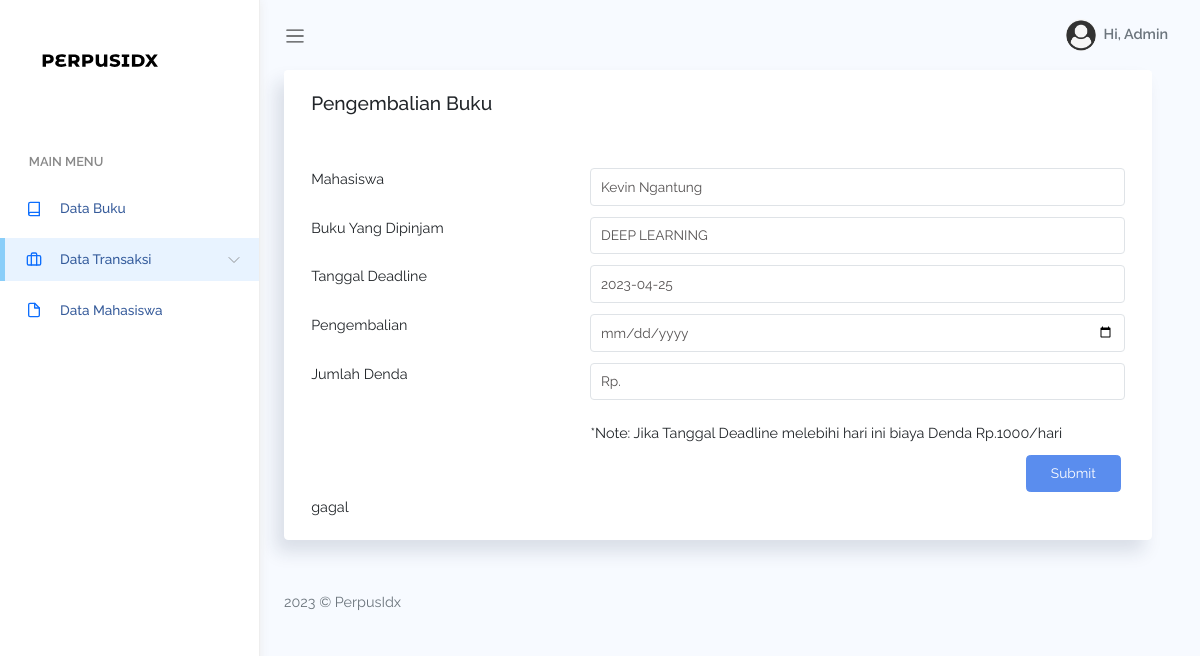
/admin/inputkembali.php?id=43, run on the app's committed database.
### tables this page shows
CREATE TABLE `peminjaman` (
  `id_peminjam` int(11) NOT NULL,
  `id_mhs` varchar(11) NOT NULL,
  `id_buku` varchar(11) DEFAULT NULL,
  `NIM` varchar(50) DEFAULT NULL,
  `tgl_pinjam` date DEFAULT NULL,
  `deadline` date DEFAULT NULL,
  `tgl_kembali` date DEFAULT NULL,
  `denda` varchar(100) DEFAULT NULL,
  `statuspjm` varchar(30) DEFAULT NULL
);

CREATE TABLE `mahasiswa` (
  `id_mhs` int(11) NOT NULL,
  `NIM` varchar(50) NOT NULL,
  `nama` varchar(50) NOT NULL,
  `prodi` varchar(50) NOT NULL,
  `jk` varchar(30) NOT NULL,
  `username` varchar(50) NOT NULL,
  `password` varchar(50) NOT NULL,
  `alamat` longtext NOT NULL,
  `statusmhs` varchar(50) DEFAULT NULL
);

CREATE TABLE `buku` (
  `id_buku` int(11) NOT NULL,
  `foto` text NOT NULL,
  `judulBuku` varchar(100) NOT NULL,
  `deskripsi` longtext NOT NULL,
  `pengarang` varchar(50) NOT NULL,
  `penerbit` varchar(50) NOT NULL,
  `tahunterbit` year(4) NOT NULL,
  `status` varchar(50) DEFAULT NULL
);

### admin/inputkembali.php (the view, shortened to what this page needs)
<?php
    include("config.php");
    $id = $_GET['id'];
?>
<!DOCTYPE html>
<html lang="en">
<head>
    <link href="https://cdn.jsdelivr.net/npm/bootstrap@5.3.0-alpha3/dist/css/bootstrap.min.css" rel="stylesheet">
    <link rel="stylesheet" href="assets/css/bootstrap.css">
    <link rel="stylesheet" href="assets/vendors/chartjs/Chart.min.css">
    <link rel="stylesheet" href="assets/vendors/perfect-scrollbar/perfect-scrollbar.css">
    <link rel="stylesheet" href="assets/css/app.css">
</head>
<body>
<div id="app">
        <div id="sidebar" class='active'>
            <div class="sidebar-wrapper active">
                <div class="sidebar-header">
                    <img src="assets/images/logo.svg" alt="" srcset="">
                </div>
                <div class="sidebar-menu">
                    <ul class="menu">
                        <li class='sidebar-title'>Main Menu</li>
                        <li class="sidebar-item">
                            <a href="home.php" class='sidebar-link'>
                                <i data-feather="book" width="20"></i>
                                <span>Data Buku</span>
                            </a>
                        </li>
                <li class="sidebar-item  has-sub active">
                    <a href="#" class='sidebar-link '>
                        <i data-feather="briefcase" width="20"></i>
                        <span>Data Transaksi</span>
                    </a>
                </li>
                        <li class="sidebar-item ">
                            <a href="table-datatable.php" class='sidebar-link'>
                                <i data-feather="file" width="20"></i>
                                <span>Data Mahasiswa</span>
                            </a>
                        </li>
                    </div>
                </div>
            </div>
            <div id="main">
                <nav class="navbar navbar-header navbar-expand navbar-light">
                    <a class="sidebar-toggler" href="#"><span
                            class="navbar-toggler-icon"></span></a>
                    <div class="collapse navbar-collapse"
                        id="navbarSupportedContent">
                        <ul class="navbar-nav d-flex align-items-center navbar-light
                            ms-auto">
                            <li class="dropdown">
                                <a href="#" data-bs-toggle="dropdown"
                                    class="nav-link dropdown-toggle nav-link-lg
                                    nav-link-user">
                                    <div class="avatar me-1">
                                        <img src="assets/images/avatar/avatar.png"
                                            alt="" srcset="">
                                    </div>
                                    <div class="d-none d-md-block
                                        d-lg-inline-block">Hi, Admin</div>
                                </a>
                            </li>
                        </ul>
                    </div>
                </nav>
    <section id="multiple-column-form">
        <div class="row match-height container" >
            <div class="col-12">
            <div class="card">
                <div class="card-header">
                <h4 class="card-title">Pengembalian Buku</h4>
                </div>
                <div class="card-content">
                <div class="card-body">
                    <form class="form form-horizontal" action="" method="POST">
                    <div class="form-body">
                        <div class="row">
                        <div class="col-md-4">
                            <label >Mahasiswa</label>
                        </div>
                        <div class="col-md-8 form-group">
                            <?php
                            $mhs = $conn->query("SELECT * from peminjaman, mahasiswa WHERE peminjaman.id_mhs = mahasiswa.id_mhs AND peminjaman.id_peminjam = '$id'") or die(mysqli_error($conn));
                            while ($r_mhs = mysqli_fetch_array($mhs)){?>
                                <input type="text" class='form-control' value="<?= $r_mhs['nama'] ?>" name="">
                            <?php
                            }
                            ?>
                        </div>
                        <div class="col-md-4">
                            <label >Buku Yang Dipinjam</label>
                        </div>
                        <div class="col-md-8 form-group">
                            <?php
                            $book = $conn->query("SELECT * from peminjaman, buku WHERE peminjaman.id_buku = buku.id_buku AND peminjaman.id_peminjam = '$id'") or die(mysqli_error($conn));
                            while ($r_bku = mysqli_fetch_array($book)){?>
                                <input type="text" class='form-control' value="<?= $r_bku['judulBuku'] ?>" name="">
                            <?php
                            }
                            ?>
                        </div>
                        <div class="col-md-4">
                            <label >Tanggal Deadline</label>
                        </div>
                        <div class="col-md-8 form-group">
                            <?php
                            $pinjam = $conn->query("SELECT * from peminjaman WHERE peminjaman.id_peminjam = '$id'") or die(mysqli_error($conn));
                            while ($r_pjm = mysqli_fetch_array($pinjam)){?>
                                <input type="text" class='form-control' value="<?= $r_pjm['deadline'] ?>" name="">
                            <?php
                            }
                            ?>
                        </div>
                        <div class="col-md-4">
                            <label>Pengembalian</label>
                        </div>
                        <div class="col-md-8 form-group">
                            <input type="date" id="prodi" class="form-control" name="tgl_kembali" placeholder="Program Studi" value="">
                        </div>
                        <div class="col-md-4">
                            <label>Jumlah Denda</label>
                        </div>
                        <div class="col-md-8 form-group">
                            <?php
                            $pinjam = $conn->query("SELECT * from peminjaman WHERE peminjaman.id_peminjam = '$id'") or die(mysqli_error($conn));
                            while ($r_pjm = mysqli_fetch_array($pinjam)){?>
                                <input type="text" class='form-control' value="Rp. <?= $r_pjm['denda'] ?>" name="">
                            <?php
                            }
                            ?><br> *Note: Jika Tanggal Deadline melebihi hari ini biaya Denda Rp.1000/hari
                        </div>
                        <div class="col-sm-12 d-flex justify-content-end">
                            <button type='submit' name='kembali' class='btn btn-primary me-1 mb-1' onclick="confirm('Apakah Sudah membayar denda? jika sudah Silahkan tekan OK!')">Submit</button>
                        </div>
                        </div>
                    </div>
                    </form>
                    <?php
                    include "config.php";
                    if(isset($_POST['kembali'])){
                        $tgl_kembali= $_POST['tgl_kembali'];
                        $status_mhs= "Tidak Meminjam";
                        $status_buku= "Tersedia";
                        $status_pjm= "Dikembalikan";
                        $pinjam = mysqli_query($conn, "SELECT * FROM peminjaman WHERE id_peminjam= '$id'");
                        $r_pjm = mysqli_fetch_array($pinjam);
                        $id_mhs = $r_pjm['id_mhs'];
                        $id_pjm = $r_pjm['id_peminjam'];
                        $id_buku=$r_pjm['id_buku'];
                        mysqli_query($conn, "UPDATE peminjaman SET tgl_kembali='$tgl_kembali' WHERE id_peminjam='$id'");
                        mysqli_query($conn, "UPDATE mahasiswa SET statusmhs='$status_mhs' WHERE id_mhs='$id_mhs'");
                        mysqli_query($conn, "UPDATE buku SET status='$status_buku' WHERE id_buku='$id_buku'");
                        mysqli_query($conn, "UPDATE peminjaman SET statuspjm='$status_pjm' WHERE id_peminjam='$id_pjm'");
                        echo '<script>alert("your data has been changed successfully", window.location = "datapinjam.php")</script>';
                    }
                    else{
                        echo 'gagal' .mysqli_error($conn);
                    }
                    ?>
                </div>
                </div>
            </div>
            </div>
        </div>
        <footer>
                <div class="footer clearfix mb-0 text-muted">
                    <div class="float-start">
                        <p>2023 &copy; PerpusIdx</p>
                    </div>
                </div>
            </footer>
    </section>
</body>
</html>

### admin/assets/css/app.css (style rules this page uses)
* { font-family:Raleway }
#app { position:relative }
#main { margin-left:260px;background-color:#f7faff;min-height:100vh;transition:margin-left .6s ease-out }
a { text-decoration:none }
a,button { outline:0 }
.feather,i { font-size:14px;height:1rem }
footer { padding:1rem 1.5rem }
.avatar { display:inline-flex;border-radius:50%;text-align:center;vertical-align:middle;position:relative }
.avatar img { width:32px;height:32px;border-radius:50% }
.btn.btn-danger,.btn.btn-dark,.btn.btn-info,.btn.btn-light,.btn.btn-link,.btn.btn-primary,.btn.btn-secondary,.btn.btn-success,.btn.btn-warning { color:#fff }
.dropdown-toggle:after { color:#fff }
.form-group { margin-bottom:.7rem }
#sidebar.active .sidebar-wrapper { left:0 }
.sidebar-wrapper { width:260px;height:100vh;position:fixed;top:0;z-index:10;background-color:#fff;bottom:0;border-right:1px solid #eee;box-shadow:0 0 10px #ececec;left:-260px;transition:left .6s ease-out }
.sidebar-wrapper .sidebar-header { padding:2rem 2rem 1rem;font-size:2rem;font-weight:700 }
.sidebar-wrapper .sidebar-header img { height:2.5rem }
.sidebar-wrapper .menu { padding-left:0;margin-top:2rem }
.sidebar-wrapper .menu .sidebar-title { padding:1.5rem 1.8rem .5rem;font-size:.8rem;font-weight:600;color:#888;text-transform:uppercase }
.sidebar-wrapper .menu .sidebar-link { display:block;padding:.7rem 1.5rem;font-size:.85rem;display:flex;align-items:center;transition:all .5s }
.sidebar-wrapper .menu .sidebar-link>span { color:#053382;font-weight:500;margin-left:1rem;opacity:.8 }
.sidebar-wrapper .menu .sidebar-item { list-style:none;margin-top:.5rem;position:relative }
.sidebar-wrapper .menu .sidebar-item.has-sub .sidebar-link:after { position:absolute;color:#ccc;right:15px;top:12px;display:block }
.sidebar-wrapper .menu .sidebar-item.active .sidebar-link { background-color:#e8f3ff }
.sidebar-wrapper .menu .sidebar-item.active .sidebar-link:before { content:"";position:absolute;left:0;height:100%;top:0;bottom:0;background-color:rgba(46,170,244,.5);width:5px }
.card { box-shadow:-8px 12px 18px 0 rgba(25,42,70,.13);margin-bottom:2.2rem }
.card .card-header { border:none }
.card .card-header h4 { font-size:1.2rem }
.card .card-content { position:relative }
.card .card-title { font-size:1.2rem }
.card .card-body { padding:1.4rem 1.7rem }
.navbar { height:70px;padding:1.5rem }
.navbar .nav-link-user img { width:30px }
.navbar.navbar-header li { display:flex;align-items:center }
.navbar.navbar-header .dropdown>a { color:#6c757d;font-weight:600 }
.navbar.navbar-header .dropdown>a:after { display:none }

### data on the page
peminjaman: id_mhs.nama "Kevin Ngantung", id_buku.judulBuku "DEEP LEARNING", deadline "2023-04-25"
